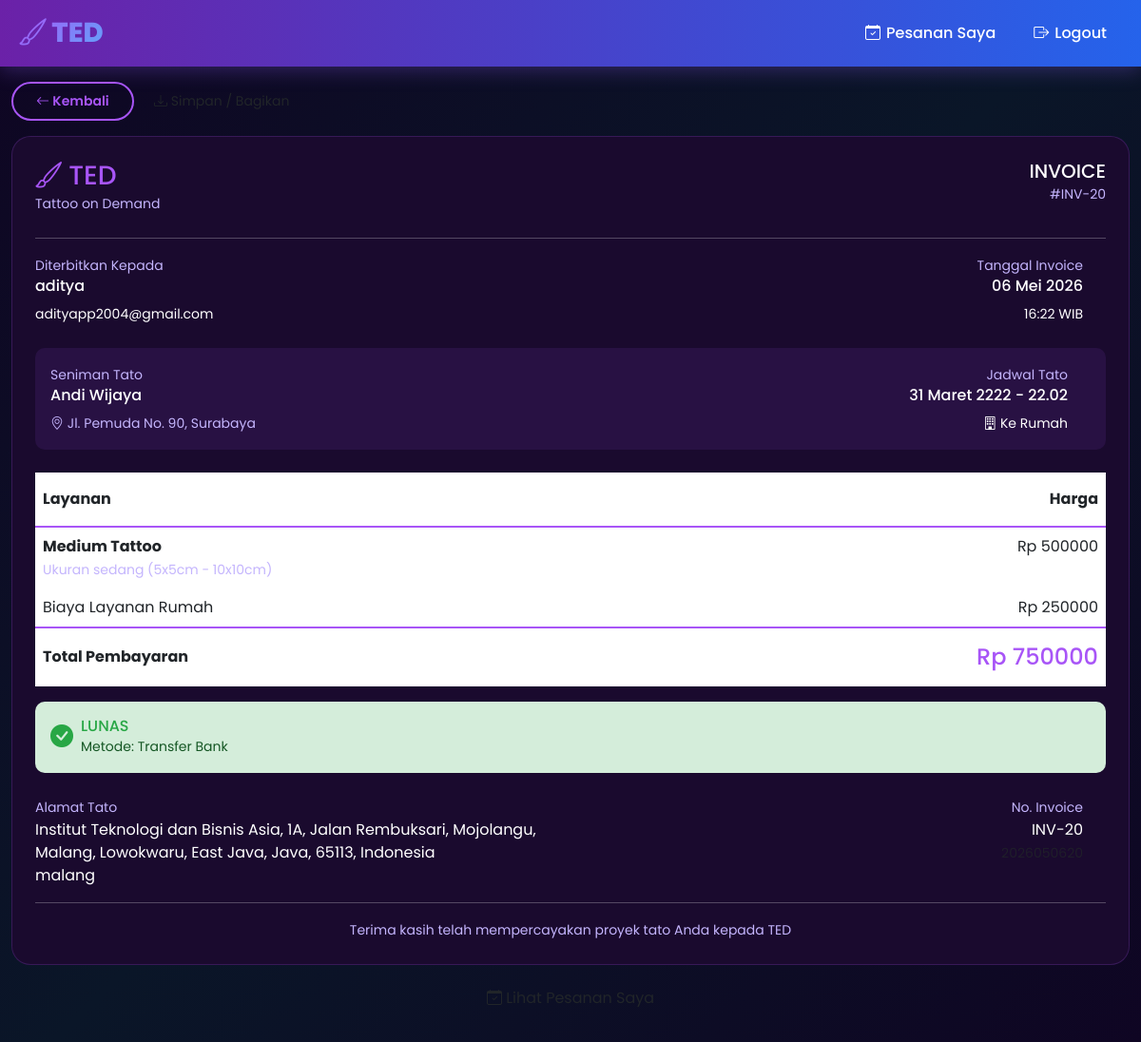
The page /invoice/20/ (signed in) on the database its author committed.
### tedapp/models.py (models this page shows, shortened)
class Booking(models.Model):
    STATUS_CHOICES = [
        ('pending', 'Menunggu'),
        ('confirmed', 'Dikonfirmasi'),
        ('on_the_way', 'Dalam Perjalanan'),
        ('arrived', 'Tiba'),
        ('started', 'Sedang Dikerjakan'),
        ('completed', 'Selesai'),
        ('cancelled', 'Dibatalkan'),
    ]
    SERVICE_TYPE_CHOICES = [
        ('studio', 'Ke Studio'),
        ('home', 'Ke Rumah'),
    ]
    PAYMENT_METHOD_CHOICES = [
        ('cash', 'Tunai'),
        ('gopay', 'GoPay'),
        ('ovo', 'OVO'),
        ('dana', 'DANA'),
        ('shopeepay', 'ShopeePay'),
        ('transfer', 'Transfer Bank'),
    ]
    PAYMENT_STATUS_CHOICES = [
        ('pending', 'Menunggu'),
        ('paid', 'Lunas'),
        ('failed', 'Gagal'),
    ]
    user = models.ForeignKey(User, on_delete=models.CASCADE, related_name='bookings')
    artist = models.ForeignKey(Artist, on_delete=models.CASCADE, related_name='bookings')
    service = models.ForeignKey(Service, on_delete=models.CASCADE, related_name='bookings')
    service_type = models.CharField(max_length=10, choices=SERVICE_TYPE_CHOICES)
    payment_method = models.CharField(max_length=20, choices=PAYMENT_METHOD_CHOICES, default='cash')
    payment_status = models.CharField(max_length=20, choices=PAYMENT_STATUS_CHOICES, default='pending')
    booking_date = models.DateField()
    booking_time = models.TimeField()
    address = models.TextField()
    city = models.CharField(max_length=100)
    user_latitude = models.DecimalField(max_digits=9, decimal_places=6, null=True, blank=True)
    user_longitude = models.DecimalField(max_digits=9, decimal_places=6, null=True, blank=True)
    description = models.TextField(blank=True)
    status = models.CharField(max_length=20, choices=STATUS_CHOICES, default='pending')
    total_price = models.DecimalField(max_digits=10, decimal_places=0)
    notes = models.TextField(blank=True)
    cancellation_reason = models.TextField(blank=True)
    estimated_arrival = models.IntegerField(default=0, help_text='Estimasi waktu arrival dalam menit')
    created_at = models.DateTimeField(auto_now_add=True)
    updated_at = models.DateTimeField(auto_now=True)

class Artist(models.Model):
    user = models.OneToOneField(User, on_delete=models.CASCADE, null=True, blank=True, related_name='artist_profile')
    name = models.CharField(max_length=200)
    nickname = models.CharField(max_length=100)
    photo = models.ImageField(upload_to='artists/', blank=True, null=True)
    phone = models.CharField(max_length=20)
    email = models.EmailField(blank=True)
    address = models.CharField(max_length=300)
    city = models.CharField(max_length=100)
    latitude = models.DecimalField(max_digits=9, decimal_places=6, null=True, blank=True)
    longitude = models.DecimalField(max_digits=9, decimal_places=6, null=True, blank=True)
    current_latitude = models.DecimalField(max_digits=9, decimal_places=6, null=True, blank=True, help_text='Lokasi saat ini (mobile tracking)')
    current_longitude = models.DecimalField(max_digits=9, decimal_places=6, null=True, blank=True, help_text='Lokasi saat ini (mobile tracking)')
    description = models.TextField()
    specializations = models.CharField(max_length=300)
    experience_years = models.IntegerField(default=0)
    rating = models.DecimalField(max_digits=3, decimal_places=2, default=0)
    total_reviews = models.IntegerField(default=0)
    is_available_home = models.BooleanField(default=True)
    is_available_studio = models.BooleanField(default=True)
    home_service_fee = models.DecimalField(max_digits=10, decimal_places=0, default=0)
    studio_name = models.CharField(max_length=200, blank=True)
    studio_address = models.CharField(max_length=300, blank=True)
    service_radius_km = models.DecimalField(max_digits=5, decimal_places=2, default=20, help_text='Radius layanan dalam km')
    is_verified = models.BooleanField(default=False)
    is_active = models.BooleanField(default=True)
    is_online = models.BooleanField(default=False, help_text='Artist sedang online/menerima order')
    payment_gopay = models.CharField(max_length=30, blank=True, help_text='Nomor GoPay')
    payment_ovo = models.CharField(max_length=30, blank=True, help_text='Nomor OVO')
    payment_dana = models.CharField(max_length=30, blank=True, help_text='Nomor DANA')
    payment_shopeepay = models.CharField(max_length=30, blank=True, help_text='Nomor ShopeePay')
    payment_transfer = models.CharField(max_length=50, blank=True, help_text='Nomor Rekening Transfer Bank')
    payment_bank_name = models.CharField(max_length=50, blank=True, help_text='Nama Bank')
    created_at = models.DateTimeField(auto_now_add=True)

class Service(models.Model):
    SERVICE_TYPES = [
        ('tattoo', 'Tattoo'),
        ('piercing', 'Piercing'),
        ('removal', 'Tattoo Removal'),
        ('touchup', 'Touch Up'),
    ]
    artist = models.ForeignKey(Artist, on_delete=models.CASCADE, related_name='services')
    name = models.CharField(max_length=200)
    description = models.TextField()
    service_type = models.CharField(max_length=20, choices=SERVICE_TYPES)
    price_min = models.DecimalField(max_digits=10, decimal_places=0)
    price_max = models.DecimalField(max_digits=10, decimal_places=0)
    duration_minutes = models.IntegerField()

### tedapp/views.py (the view)
# urls.py: path('invoice/<int:booking_id>/', views.invoice, name='invoice'),
@login_required
def invoice(request, booking_id):
    booking = get_object_or_404(Booking, id=booking_id)
    if booking.user != request.user:
        messages.error(request, 'Anda tidak memiliki akses ke booking ini.')
        return redirect('my_bookings')
    return render(request, 'tedapp/invoice.html', {'booking': booking})

### tedapp/templates/tedapp/invoice.html (shortened to what this page needs)
{% extends 'tedapp/base.html' %}
{% load static %}
{% load custom_filters %}
{% block content %}
<div class="container py-3">
    <div class="row mb-3 no-print">
        <div class="col-12">
            <a href="{% url 'my_bookings' %}" class="btn btn-ted-secondary btn-sm">
                <i class="bi bi-arrow-left"></i> Kembali
            </a>
            <a href="{% url 'invoice_pdf' booking.id %}" class="btn btn-ted-primary btn-sm ms-2">
                <i class="bi bi-download"></i> Simpan / Bagikan
            </a>
        </div>
    </div>
    <div class="card-ted p-4">
        <div class="d-flex justify-content-between align-items-start mb-4">
            <div>
                <h3 class="mb-0" style="color: var(--accent-purple);">
                    <i class="bi bi-brush"></i> TED
                </h3>
                <small style="color: var(--text-secondary);">Tattoo on Demand</small>
            </div>
            <div class="text-end">
                <h5 class="mb-0">INVOICE</h5>
                <small style="color: var(--text-secondary);">#INV-{{ booking.id }}</small>
            </div>
        </div>
        <hr>
        <div class="row mb-4">
            <div class="col-6">
                <small style="color: var(--text-secondary);">Diterbitkan Kepada</small>
                <h6>{{ booking.user.username }}</h6>
                <small>{{ booking.user.email }}</small>
            </div>
            <div class="col-6 text-end">
                <small style="color: var(--text-secondary);">Tanggal Invoice</small>
                <h6>{{ booking.created_at|date:"d F Y" }}</h6>
                <small>{{ booking.created_at|date:"H:i" }} WIB</small>
            </div>
        </div>
        <div class="mb-4 p-3" style="background: rgba(168, 85, 247, 0.1); border-radius: 10px;">
            <div class="row">
                <div class="col-6">
                    <small style="color: var(--text-secondary);">Seniman Tato</small>
                    <h6 class="mb-2">{{ booking.artist.name }}</h6>
                    <small style="color: var(--text-secondary);">
                        <i class="bi bi-geo-alt"></i> {{ booking.artist.address }}, {{ booking.artist.city }}
                    </small>
                </div>
                <div class="col-6 text-end">
                    <small style="color: var(--text-secondary);">Jadwal Tato</small>
                    <h6 class="mb-2">{{ booking.booking_date|date:"d F Y" }} - {{ booking.booking_time }}</h6>
                    <small>
                        <i class="bi bi-building"></i> {% if booking.service_type == 'studio' %}Ke Studio{% else %}Ke Rumah{% endif %}
                    </small>
                </div>
            </div>
        </div>
        <table class="table table-borderless">
            <thead>
                <tr style="border-bottom: 2px solid var(--accent-purple);">
                    <th class="py-3">Layanan</th>
                    <th class="py-3 text-end">Harga</th>
                </tr>
            </thead>
            <tbody>
                <tr>
                    <td class="py-2">
                        <strong>{{ booking.service.name }}</strong>
                        <br>
                        <small style="color: var(--text-secondary);">{{ booking.service.description }}</small>
                    </td>
                    <td class="py-2 text-end">Rp {{ booking.service.price_min|floatformat:0 }}</td>
                </tr>
                {% if booking.service_type == 'home' %}
                <tr>
                    <td class="py-2">Biaya Layanan Rumah</td>
                    <td class="py-2 text-end">Rp {{ booking.artist.home_service_fee|floatformat:0 }}</td>
                </tr>
                {% endif %}
            </tbody>
            <tfoot>
                <tr style="border-top: 2px solid var(--accent-purple);">
                    <td class="py-3"><strong>Total Pembayaran</strong></td>
                    <td class="py-3 text-end">
                        <h4 class="mb-0" style="color: var(--accent-purple);">Rp {{ booking.total_price|floatformat:0 }}</h4>
                    </td>
                </tr>
            </tfoot>
        </table>
        <div class="mb-4 p-3" style="background: #d4edda; border-radius: 10px;">
            <div class="d-flex align-items-center">
                <i class="bi bi-check-circle-fill fs-4" style="color: #28a745;"></i>
                <div class="ms-2">
                    <h6 class="mb-0" style="color: #28a745;">LUNAS</h6>
                    <small style="color: #155724;">Metode: {{ booking.get_payment_method_display }}</small>
                </div>
            </div>
        </div>
        <div class="row">
            <div class="col-6">
                <small style="color: var(--text-secondary);">Alamat Tato</small>
                <p class="mb-0">{{ booking.address }}</p>
                <p class="mb-0">{{ booking.city }}</p>
            </div>
            <div class="col-6 text-end">
                <small style="color: var(--text-secondary);">No. Invoice</small>
                <p class="mb-0">INV-{{ booking.id }}</p>
                <small class="text-muted">{{ booking.created_at|date:"Ymd" }}{{ booking.id }}</small>
            </div>
        </div>
        <hr>
        <div class="text-center">
            <small style="color: var(--text-secondary);">
                Terima kasih telah mempercayakan proyek tato Anda kepada TED
            </small>
        </div>
    </div>
    <div class="text-center mt-3 no-print">
        <a href="{% url 'my_bookings' %}" class="btn btn-ted-primary">
            <i class="bi bi-calendar-check"></i> Lihat Pesanan Saya
        </a>
    </div>
</div>
{% endblock %}

### static/base.css (style rules this page uses)
:root { --primary-purple: #6B21A8; --primary-purple-light: #9333EA; --primary-purple-dark: #581C87; --primary-blue: #2563EB; --primary-blue-light: #3B82F6; --primary-blue-dark: #1D4ED8; --accent-purple: #A855F7; --accent-blue: #60A5FA; --dark-bg: #0F0523; --card-bg: #1A0A2E; --text-primary: #FFFFFF; --text-secondary: #C4B5FD; --safe-area-bottom: env(safe-area-inset-bottom, 0px); }
* { margin: 0; padding: 0; box-sizing: border-box; -webkit-tap-highlight-color: transparent; -webkit-touch-callout: none; -webkit-user-select: none; user-select: none; }
html { overflow-x: hidden !important; max-width: 100vw !important; width: 100% !important; touch-action: pan-y pinch-zoom; }
body { font-family: 'Poppins', sans-serif; background: linear-gradient(135deg, var(--dark-bg) 0%, #0A1628 50%, var(--dark-bg) 100%); color: var(--text-primary); min-height: 100vh; overflow-x: hidden !important; overflow-y: auto; -webkit-overflow-scrolling: touch; padding-top: 70px; padding-bottom: 20px; max-width: 100%; width: 100%; touch-action: pan-y; }
.container, .row, section, article, main, nav, header, footer, div { max-width: 100%; overflow-x: hidden; }
@media (min-width: 1025px) { body { padding-top: 70px; } }
@media (min-width: 1025px) { .container { max-width: 1200px; } }
.btn-ted-secondary { background: transparent; border: 2px solid var(--accent-purple); color: var(--accent-purple); font-weight: 600; padding: 0.5rem 1.5rem; border-radius: 50px; transition: all 0.3s ease; }
.card-ted { background: var(--card-bg); border: 1px solid rgba(168, 85, 247, 0.2); border-radius: 20px; overflow: hidden; transition: all 0.3s ease; }
@media (min-width: 769px) { body { padding-top: 70px; } }

### rows shown on the page
Booking: id "20", user.username "aditya", user.email "adityapp2004@gmail.com", created_at "06 Mei 2026", created_at "16:22", artist.name "Andi Wijaya", artist.address "Jl. Pemuda No. 90", artist.city "Surabaya", booking_date "31 Maret 2222", booking_time "22.02", service.name "Medium Tattoo", service.description "Ukuran sedang (5x5cm - 10x10cm)", service.price_min "500000", artist.home_service_fee "250000", total_price "750000", payment_method "Transfer Bank", address "Institut Teknologi dan Bisnis Asia, 1A, Jalan Rembuksari, Mojolangu, Malang, Lowokwaru, East Java, Java, 65113, Indonesia", city "malang"
